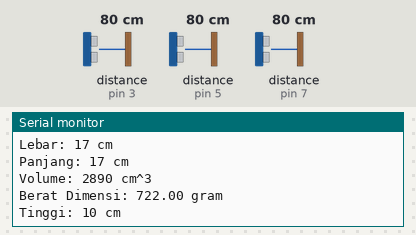
This sketch was run on a simulated Arduino Uno, built with avr-gcc and run on an emulated ATmega328P. Parts: the last lines printed to the serial monitor. The test bench sets the inputs (shaded band); at power-on: distance to the obstacle (sensors on pin 3, pin 5, pin 7) 80 cm.

Above: at 12.8 s.
12.9 s: distance to the obstacle (sensor on pin 3) set to 2 cm
At 15.3 s:
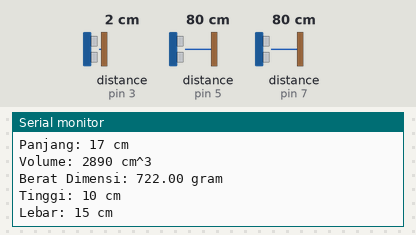
21.9 s: distance to the obstacle (sensor on pin 5) set to 2 cm
At 27.0 s:
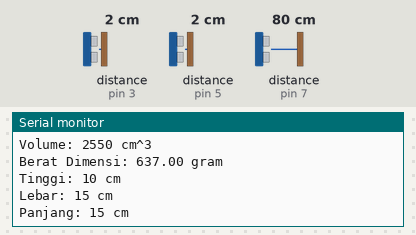
30.9 s: distance to the obstacle (sensor on pin 7) set to 2 cm
At 38.7 s:
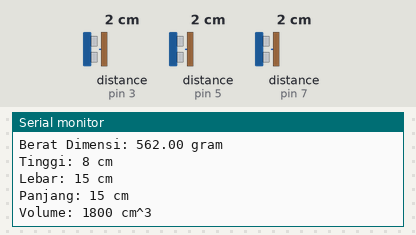
39.9 s: distance to the obstacle (sensor on pin 3) set to 4 cm
At 41.5 s:
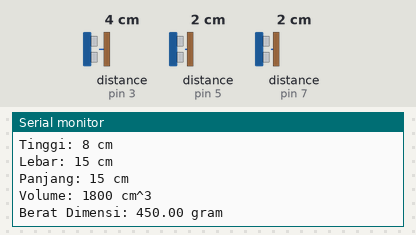
48.9 s: distance to the obstacle (sensor on pin 5) set to 4 cm
At 50.4 s:
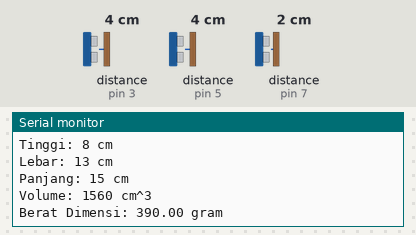
57.9 s: distance to the obstacle (sensor on pin 7) set to 4 cm
At 59.1 s:
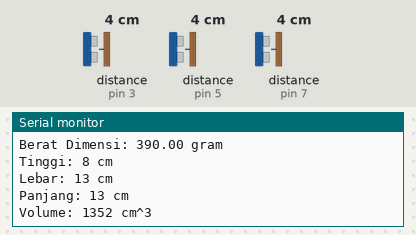
Timing chart, 0 to 60.9 s (numbered marks = the images above; inputs shaded):
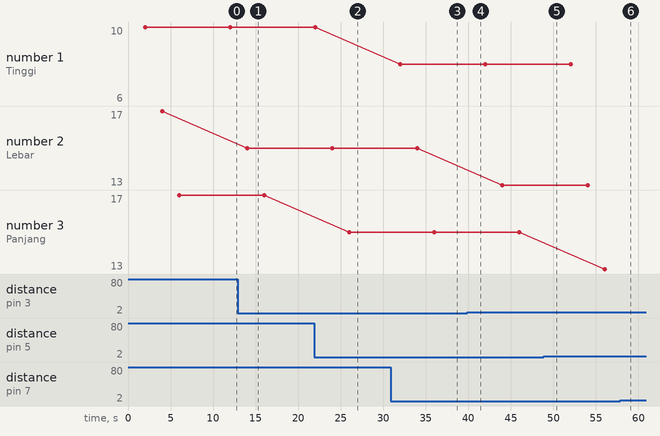

Measured:
- after the input at 12.9 s, the serial monitor: prints a new line after 1.1 s (image 1)
- after the input at 21.9 s, the serial monitor: prints a new line after 4.1 s (image 2)
- after the input at 30.9 s, the serial monitor: prints a new line after 1.1 s (image 3)
- plotted number 1: 10 → 8 after the input at 30.9 s, 8 → 6 after the input at 57.9 s
- plotted number 2: 17 → 15 after the input at 12.9 s, 15 → 13 after the input at 39.9 s

The sketch:

Sensor_ultrasonik.ino
```cpp
#include <NewPing.h>

NewPing sonar1(6, 7, 11);
NewPing sonar2(4, 5, 17);
NewPing sonar3(2, 3, 17);

int jarakAtas = 10;
int jarakDepan = 17;
int jarakSamping = 17;

int tinggi, lebar, panjang, volume;
double berat_dimensi;

void setup() {
  Serial.begin(9600);
}
void loop() {
  delay(2000);
  tinggi = jarakAtas - sonar1.ping_cm();
  Serial.print("Tinggi: ");
  Serial.print(tinggi);
  Serial.println(" cm");

  delay(2000);
  lebar = jarakSamping - sonar3.ping_cm();
  Serial.print("Lebar: ");
  Serial.print(lebar);
  Serial.println(" cm");

  delay(2000);
  panjang = jarakDepan - sonar2.ping_cm();
  Serial.print("Panjang: ");
  Serial.print(panjang);
  Serial.println(" cm");

  delay(2000);
  volume = panjang * lebar * tinggi;
  Serial.print("Volume: ");
  Serial.print(volume);
  Serial.println(" cm^3");

  delay(2000);
  berat_dimensi = volume / 4;
  Serial.print("Berat Dimensi: ");
  Serial.print(berat_dimensi);
  Serial.println(" gram");


}
```
